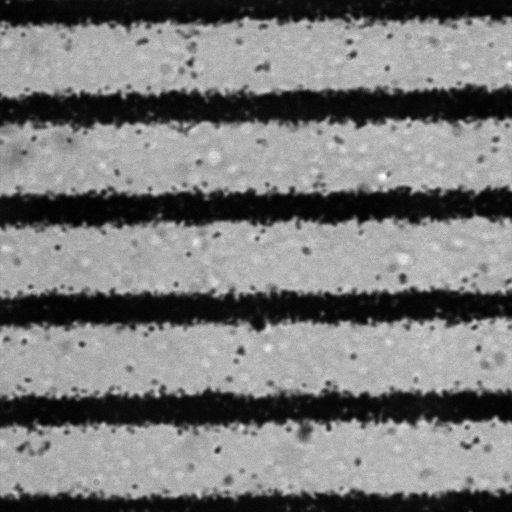
%> input picture measuring-microscope-magnification/x.tif, 512 x 512 px
$ octave ruler.m   (GNU Octave 9; MATLAB toolbox functions it lacks are replaced by stand-ins)
%> lines starting %> are read from the running program, lines starting %| are printed output that depends on the picture; in (x1, y1, x2, y2) boxes, pixels count from 0 and x2, y2 are one past the last pixel; in counts of white or black regions, pixels touching at a corner belong together; the program's own positions count from 1
% Tunc Kayikcioglu, 2016
% Ha Lab, Johns Hopkins University

%% Measures the distance between the bars in the input file
% Used for the quantification of the magnification along two axes of the microscope using a ruler slide
% >2 images of the ruler slide should be taken, in an alignment as paralleel to the x and y axes as possible.
% The code uses linear fitting to the bars, so slight deviations are tolerable.

pkg load statistics;
more off;

filename = cell;
filename{1} = 'x.tif';
filename{2} = 'y.tif';

% Uniform kernel to smooth out the input images
% The larger the kernel is, the more smoothing there will be.
kernelDim = 7;
kernel = 1/(kernelDim^2)*ones(kernelDim);

bins = 1:5:1100; % For x-y pixel indeces
for jj=1:1:length(filename)
	cfilename = filename{jj}
	xim = double(imread(cfilename));
%> xim: size 512x512 double; min 1263, max 8177, mean 4577.5; mean of the top-left, top-right, bottom-left and bottom-right quarters 4434.5, 4589.8, 4576.3, 4709.5
	if size(xim,3) ~= 1 % If input image is RGB, convert to grayscale
		xim = xim(:,:,1)*0.2989 + xim(:,:,2)*0.5870 + xim(:,:,3)*0.1140;
	end

	xmin = min(min(xim));
%> xmin = 1263
	xmax = max(max(xim));
%> xmax = 8177
	xthreshold = (3*xmin+xmax)/4; % 25th percentile
%> xthreshold = 2991.5
	smooth = conv2(xim',kernel, 'valid');
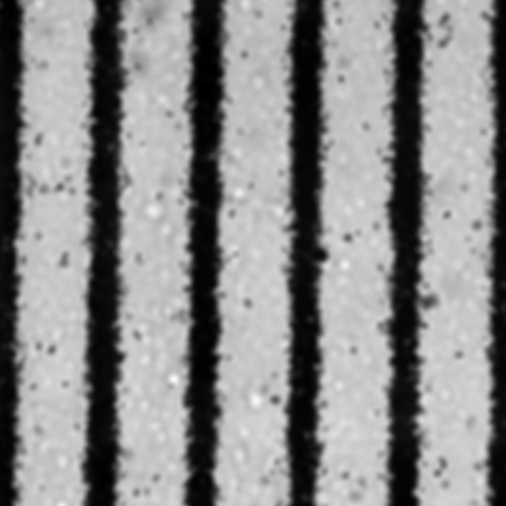
%> smooth: size 506x506 double; min 1366.7, max 7379.3, mean 4613.1; drawn with min black and max white
	xbool = (smooth < xthreshold); % if on a bar, 1; else 0
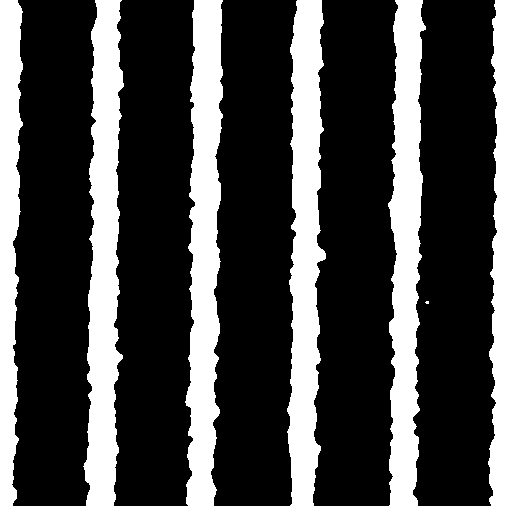
%> xbool: size 506x506 logical; 27.2% white; 7 white regions (1 under 20 px), largest, box (x1, y1, x2, y2) and area: (83, 0, 124, 506) 13833, (185, 0, 223, 506) 13726, (287, 0, 326, 506) 13646, (388, 0, 426, 506) 13227, (0, 0, 23, 506) 8895, (488, 0, 506, 506) 6426

	% Retrieve the indeces of the pixels corresponding to the bars.
	% Randomly select a subset of all pixels to reduce working set size.
	[xpos, ypos] = find(xbool);
%> xpos = 69763 values from 1 to 506; ypos = 69763 values from 1 to 506
	chosen = (rand(length(xpos),1) > 0.8);
	xpos = xpos(chosen);
	ypos = ypos(chosen);

	xhist = histc(xpos, bins);
%> xhist = 220 values, max 164 at index 73, min 0 at index 103, mean 63.48
	yhist = histc(ypos, bins);
%> yhist = 220 values, max 540 at index 83, min 0 at index 6, mean 63.48
	if std(yhist) > std(xhist) % bars oriented along x, else along y.
		chist = yhist;
%> chist has the same summary as yhist
		cpos = ypos;
		rotflag = false;
	else
		chist = xhist;
		cpos = xpos;
		rotflag = true;
	end


	% Distinguish different bars from each other and classify all bar-points accordingly.
	[cmax,maxpos] = max(chist);
%> cmax = 540; maxpos = 83
	absMax = cmax;
%> absMax = 540
	centerpos = [];
	while cmax > 0.1*absMax
		i = maxpos;
		while i<length(chist) && chist(i) > 0.1*absMax
			chist(i) = 0;
			i = i+1;
		end

		i = maxpos-1;
		while i> 0 && chist(i) > 0.1*absMax
			chist(i) = 0;
			i = i-1;
		end

		centerpos = [centerpos, maxpos];
		[cmax, maxpos] = max(chist);
	end
%> this loop made 6 passes
%> (centerpos, cmax, maxpos) on passes 1 to 6: (83, 536, 21), ([83 21], 532, 42), ([83 21 42], 528, 62), ([83 21 42 62], 514, 1), ([83 21 42 62 1], 501, 100), ([83 21 42 62 1 100], 54, 38)
%> after the loop, chist = 220 values, max 54 at index 38, min 0 at index 1, mean 1.05
	centerpos = bins(sort(centerpos));
%> centerpos = [1 101 206 306 411 496]

	numClusters = length(centerpos);
%> numClusters = 6
	idx = zeros(length(xpos),1);
	for i=1:1:length(xpos)
		[~,idx(i)] = min(abs(cpos(i) - centerpos));
	end

	% On each bar-points, do a linear fitting, and report the spacing between (approximately) parallel lines
	m = zeros(numClusters,1);
	b = m;
%> b = [0; 0; 0; 0; 0; 0]
	scatter(xpos,ypos, [], idx);
	hold on;
	for i=1:1:numClusters
		x = xpos(idx == i);
		y = ypos(idx == i);

		if rotflag == false
			p = polyfit(x,y,1);
			m(i) = p(1);
			b(i) = p(2);
			xfit = (min(x)-40):1:(max(x)+40);
			yfit = polyval(p,xfit);
			plot(xfit, yfit, 'k');
		else % If too steep, fitting does not converge. So, a work-around by rotating the coordinate axes.
			p = polyfit(y,x,1);
			m(i) = p(1);
			b(i) = p(2);
			yfit = (min(y)-40):1:(max(y)+40);
			xfit = polyval(p,yfit);
			plot(xfit, yfit, 'k');
		end


	end
%> this loop made 6 passes
%> p on passes 1 to 6: [-0.00724 11.18], [-0.0107 107.6], [-0.014 208.4], [-0.01 308.6], [-0.0104 409.3], [-0.00415 501]
%> after the loop, b = [11.18; 107.6; 208.4; 308.6; 409.3; 501]; m = [-0.00724; -0.0107; -0.014; -0.01; -0.0104; -0.00415]; xfit = 586 values from -39 to 546; yfit = 586 values, max 501.2 at index 1, min 498.7 at index 586, mean 500
	hold off;

	mave = mean(m);
%> mave = -0.0094
	b1 = b(1:end-1);
%> b1 = [11.18; 107.6; 208.4; 308.6; 409.3]
	b2 = b(2:end);
%> b2 = [107.6; 208.4; 308.6; 409.3; 501]
	d = abs((b2-b1)*sqrt(1+mave^2));
%> d = [96.43; 100.8; 100.1; 100.7; 91.74]
	set(0,'DefaultAxesFontSize',18);
	title(['distance: ' num2str(mean(d)) '+/-' num2str(std(d,1))]);
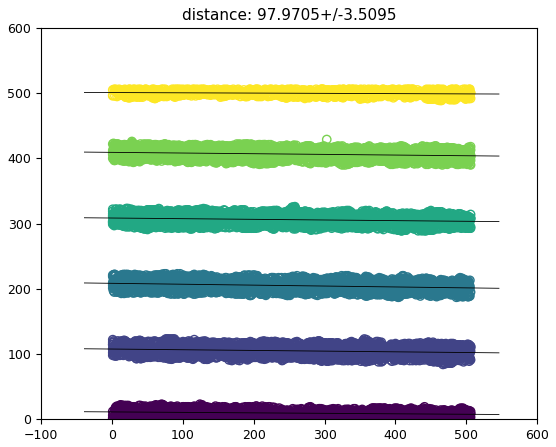
%> figure redrawn from the program's plot data; curve peaks at x = -39, y = 11.46; curve peaks at x = -39, y = 108; curve peaks at x = -39, y = 209; curve peaks at x = -39, y = 308.9
	print([cfilename(1:end-4) '_out.png'], '-dpng');
end
%> pass 2 of the loop `for jj=1:1:length(filename)`:
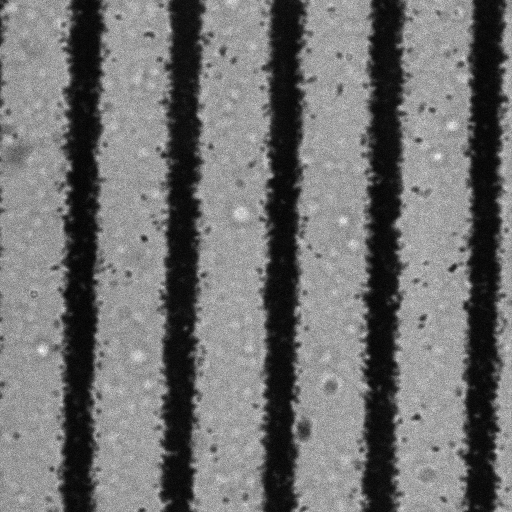
%> input picture measuring-microscope-magnification/y.tif, 512 x 512 px
%> xmin = 989
%> xmax = 2331
%> xthreshold = 1324.5
%> `xbool = (smooth < xthreshold);`:
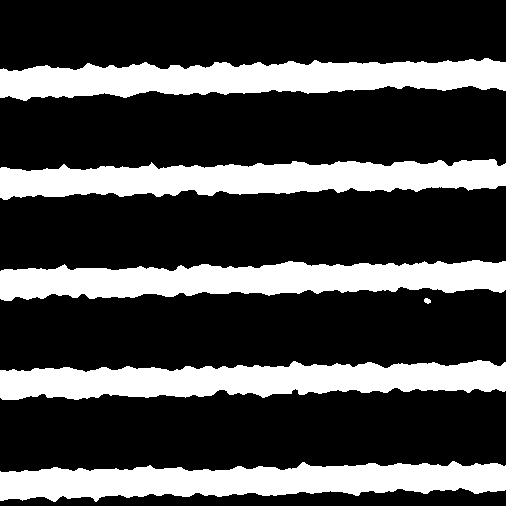
%> xbool: size 506x506 logical; 27.4% white; 6 white regions, box (x1, y1, x2, y2) and area: (0, 58, 506, 101) 14260, (0, 260, 506, 301) 14111, (0, 360, 506, 400) 14040, (0, 159, 506, 200) 13936, (0, 461, 506, 502) 13847, (424, 298, 431, 304) 31
%> xpos = 70225 values from 59 to 502; ypos = 70225 values from 1 to 506
%> xhist = 220 values, max 549 at index 56, min 0 at index 1, mean 64.22
%> yhist = 220 values, max 174 at index 59, min 0 at index 103, mean 64.22
%> `chist = xhist;`: chist has the same summary as xhist
%> `[cmax,maxpos] = max(chist);`: cmax = 549; maxpos = 56
%> absMax = 549
%> the loop `while cmax > 0.1*absMax` made 5 passes
%> (centerpos, cmax, maxpos) on passes 1 to 5: (56, 542, 17), ([56 17], 540, 35), ([56 17 35], 539, 78), ([56 17 35 78], 539, 97), ([56 17 35 78 97], 43, 40)
%> after the loop `while cmax > 0.1*absMax`: chist = 220 values, max 43 at index 40, min 0 at index 1, mean 0.541
%> `centerpos = bins(sort(centerpos));`: centerpos = [81 171 276 386 481]
%> numClusters = 5
%> `b = m;`: b = [0; 0; 0; 0; 0]
%> the loop `for i=1:1:numClusters` made 5 passes
%> p on passes 1 to 5: [-0.018 83.46], [-0.0179 183.7], [-0.0177 284.5], [-0.0164 384.9], [-0.016 485.3]
%> after the loop `for i=1:1:numClusters`: b = [83.46; 183.7; 284.5; 384.9; 485.3]; m = [-0.018; -0.0179; -0.0177; -0.0164; -0.016]; xfit = 586 values, max 486 at index 1, min 476.6 at index 586, mean 481.3; yfit = 586 values from -39 to 546
%> mave = -0.0172
%> b1 = [83.46; 183.7; 284.5; 384.9]
%> b2 = [183.7; 284.5; 384.9; 485.3]
%> d = [100.3; 100.8; 100.4; 100.5]
%> `title(['distance: ' num2str(mean(d)) '+/-' num2str(std(d,1))]);`:
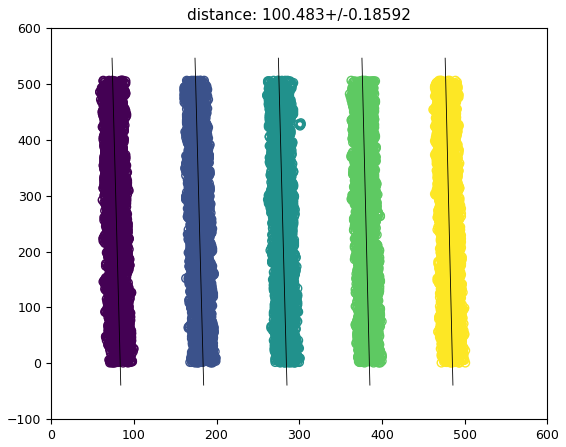
%> figure redrawn from the program's plot data
